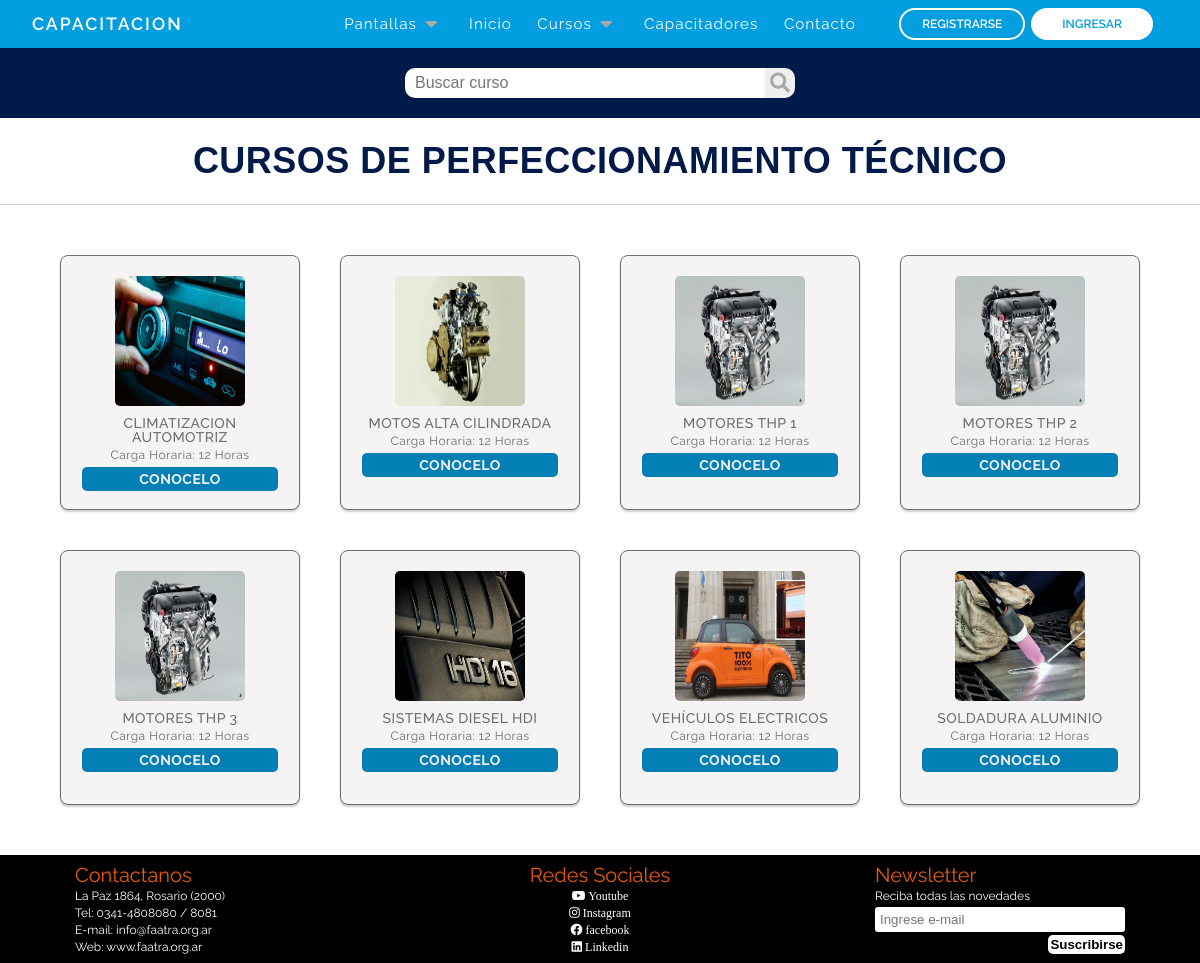
Page /cursosPerfeccionamientoT.php on the earlier database version.
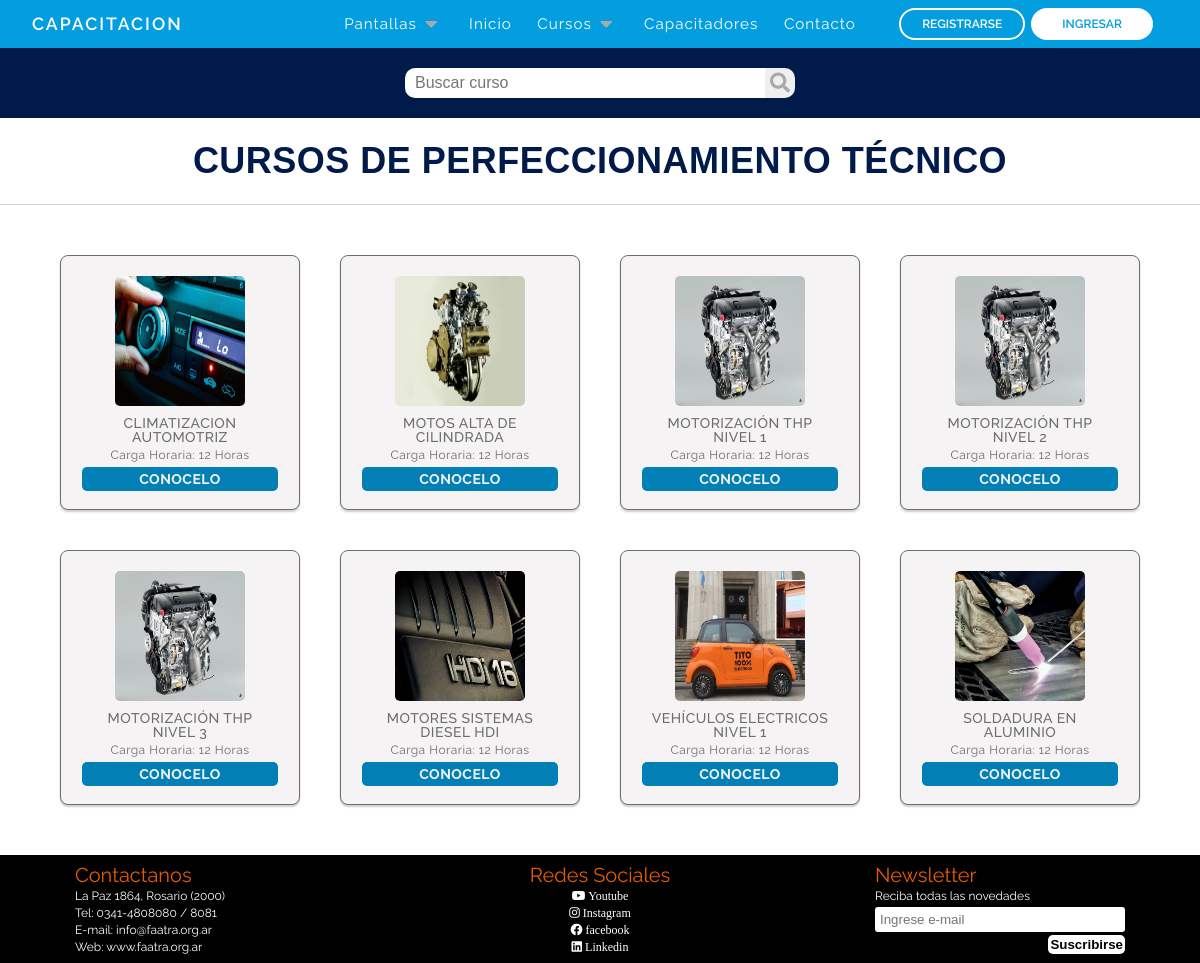
Same page on the later database version.
### tables this page shows
CREATE TABLE `cursos` (
  `id` int(11) NOT NULL,
  `nombre` varchar(120) NOT NULL,
  `nivel_curso` int(10) NOT NULL,
  `descripcion` varchar(1000) NOT NULL,
  `logo_curso` varchar(255) NOT NULL,
  `carga_horaria` int(10) NOT NULL,
  `fecha_inicio` date NOT NULL,
  `fecha_fin` date NOT NULL,
  `id_capacitador` int(10) NOT NULL,
  `id_modalidad` int(10) NOT NULL
);

CREATE TABLE `niveles_cursos` (
  `id` int(10) NOT NULL,
  `nivel` varchar(60) NOT NULL,
  `carga_horaria` varchar(20) NOT NULL,
  `sub_indice` int(1) NOT NULL
);

### cursosPerfeccionamientoT.php (the view, shortened to what this page needs)
<?php
require_once('bd/conexion.php');
if (isset( $_POST['input-buscador'])) {
  $palabra = $_POST['input-buscador'];
  try {
    $bus = $pdo->prepare("SELECT cursos.id, cursos.nombre, cursos.logo_curso, niveles_cursos.carga_horaria, niveles_cursos.nivel, niveles_cursos.carga_horaria FROM cursos INNER JOIN niveles_cursos ON cursos.nivel_curso = niveles_cursos.id WHERE LOWER(cursos.nombre) LIKE LOWER('%$palabra%') AND cursos.nivel_curso = 1");
  $bus->execute();
} catch(PDOException $e) {
  echo $e->getMessage();
}
} else {
  $bus = $pdo->prepare('SELECT cursos.id, cursos.nombre, cursos.logo_curso, niveles_cursos.carga_horaria, niveles_cursos.nivel, niveles_cursos.carga_horaria from cursos INNER JOIN niveles_cursos ON cursos.nivel_curso = niveles_cursos.id WHERE cursos.nivel_curso = 1');
    $bus->execute();
  }
?>
<!DOCTYPE html>
<html lang="es">
<head>
    <link rel="stylesheet" href="https://use.fontawesome.com/releases/v5.15.4/css/all.css"
 />
    <link rel="stylesheet" href="reset.css">
    <link rel="stylesheet" href="css/cursosPerfeccionamientoT.css">
    <link rel="stylesheet" href="css/footer.css">
</head>
<body>
    <?php require_once "nav.php" ?>
  <form action="" method="POST">
  <div class="header-content">
      <input type="text" class="input-buscador" id="input-buscador" name="input-buscador" placeholder="Buscar curso">
    <button type="text" id="buscador" name="buscador" class="buscador"><i class="fas fa-search"></i></button>
  </div>
</form>
    <main>
      <form action="" method="POST">
        <div>
          <p class="title">CURSOS DE PERFECCIONAMIENTO TÉCNICO</p>
        </div>
        <div class="container-capacitadores " id="lista-capacitadores">
          <?php while($res = $bus->fetch(PDO::FETCH_ASSOC)) { ?>
          <div class="card">
              <a href="<?= 'cursosPerfeccionamientoT.php?id='.$res['id'] ?>" class="linkCapacitador">
                <img src="images/cursos/<?= $res['logo_curso']?>" class="card-img" alt="<? $res['cursos.nombre']?>">
                <h4><?= $res['nombre']?>
                  </h4>
                <span style="font-size: 12px; margin-top: 10pX">Carga Horaria: <?= $res['carga_horaria']?>
          </span>
              </a>
              <a href="<?= 'cursosPerfeccionamientoT.php?id='.$res['id'] ?>" class="button agregar-carrito">CONOCELO</a>
            </div>
            <?php } ?>
          </div>
      </form>
    </main>
    <?php include_once "footer.php" ?>
  </body>
</html>

Differences in the rows shown:
changed cursos: nombre "MOTOS ALTA CILINDRADA" → "MOTOS ALTA DE CILINDRADA"
changed cursos: nombre "MOTORES THP 1" → "MOTORIZACIÓN THP NIVEL 1"
changed cursos: nombre "MOTORES THP 2" → "MOTORIZACIÓN THP NIVEL 2"
changed cursos: nombre "MOTORES THP 3" → "MOTORIZACIÓN THP NIVEL 3"
changed cursos: nombre "SISTEMAS DIESEL HDI" → "MOTORES SISTEMAS DIESEL HDI"
changed cursos: nombre "VEHÍCULOS ELECTRICOS" → "VEHÍCULOS ELECTRICOS NIVEL 1"
changed cursos: nombre "SOLDADURA ALUMINIO" → "SOLDADURA EN ALUMINIO"
